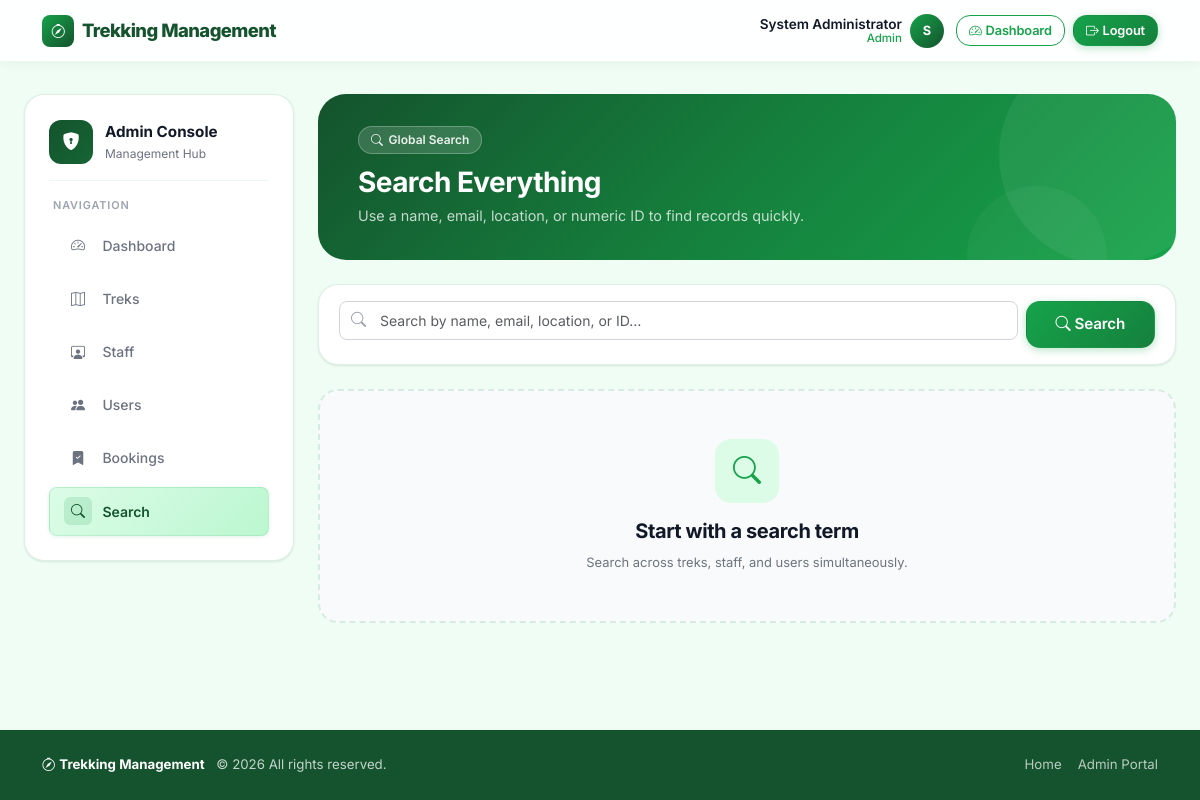
Page /admin/search (signed in) on the committed database.
### trekking_app/models.py (models this page shows, shortened)
class User(UserMixin, db.Model):
    __tablename__ = "users"
    id = db.Column(db.Integer, primary_key=True)
    full_name = db.Column(db.String(120), nullable=False)
    email = db.Column(db.String(255), unique=True, nullable=False, index=True)
    phone = db.Column(db.String(20), nullable=False)
    password_hash = db.Column(db.String(255), nullable=False)
    role = db.Column(db.String(20), nullable=False, default="user")
    approval_status = db.Column(db.String(20), nullable=False, default="approved")
    is_account_active = db.Column(db.Boolean, nullable=False, default=True)
    is_blacklisted = db.Column(db.Boolean, nullable=False, default=False)
    created_at = db.Column(db.DateTime, nullable=False, default=datetime.utcnow)
    updated_at = db.Column(
        db.DateTime,
        nullable=False,
        default=datetime.utcnow,
        onupdate=datetime.utcnow,
    )
    assigned_treks = db.relationship(
        "Trek",
        back_populates="assigned_staff",
        foreign_keys="Trek.assigned_staff_id",
        lazy="selectin",
    )
    bookings = db.relationship("Booking", back_populates="user", lazy="selectin")
    @property
    def is_staff_member(self):
        return self.role == "staff"

### trekking_app/admin/routes.py (the view, shortened to what this page needs)
@admin_bp.route("/search")
@role_required("admin")
def search():
    search_term = request.args.get("q", "").strip()
    staff_results = []
    user_results = []
    trek_results = []
    return render_template(
        "admin/search.html",
        current_section="search",
        search_term=search_term,
        staff_results=staff_results,
        user_results=user_results,
        trek_results=trek_results,
    )

### trekking_app/auth/forms.py
class LogoutForm(FlaskForm):
    submit = SubmitField("Logout")

### trekking_app/__init__.py (called while the page is built)
def register_context_processors(app):
    @app.context_processor
    def inject_layout_helpers():
        from trekking_app.auth.forms import LogoutForm
        def trek_status_badge(status):
            mapping = {
                "open": "text-bg-success",
                "started": "text-bg-warning",
                "completed": "text-bg-secondary",
                "closed": "text-bg-light border",
                "archived": "text-bg-danger",
            }
            return mapping.get(status, "text-bg-light border")
        return {
            "logout_form": LogoutForm(),
            "get_dashboard_endpoint": get_dashboard_endpoint,
            "current_year": datetime.utcnow().year,
            "trek_status_badge": trek_status_badge,
        }

@login_manager.user_loader
def load_user(user_id):
    return db.session.get(User, int(user_id))

### trekking_app/templates/admin/search.html (shortened to what this page needs)
{% extends "admin/layout.html" %}
{% block admin_content %}
<div class="page-header mb-4">
  <div style="position:relative;z-index:1;">
    <div class="page-header-tag"><i class="bi bi-search"></i> Global Search</div>
    <h2 class="h3 fw-bold mb-1">Search Everything</h2>
    <p class="page-header-subtitle mb-0">Use a name, email, location, or numeric ID to find records quickly.</p>
  </div>
</div>
<div class="search-bar mb-4">
  <form method="get" class="row g-2">
    <div class="col-md-10">
      <div class="input-group-icon">
        <input class="form-control form-control-lg" style="padding-left:2.5rem;" type="text" name="q" value="{{ search_term }}" placeholder="Search by name, email, location, or ID…">
      </div>
    </div>
    <div class="col-md-2">
      <button class="btn btn-success btn-lg w-100" type="submit"><i class="bi bi-search me-1"></i>Search</button>
    </div>
  </form>
</div>
{% if search_term %}
  <div class="row g-4">
    <div class="col-lg-4">
      <div class="dashboard-card p-4 h-100">
        <div class="section-title"><i class="bi bi-map"></i> Treks <span class="badge bg-light text-dark border ms-1">{{ trek_results|length }}</span></div>
        {% if trek_results %}
          <div class="d-grid gap-3">
            {% for trek in trek_results %}
            <div class="d-flex align-items-center gap-2" style="padding:0.5rem 0;{% if not loop.last %}border-bottom:1px solid var(--border-light);{% endif %}">
              <div style="width:34px;height:34px;background:var(--clr-primary-light);border-radius:8px;display:flex;align-items:center;justify-content:center;flex-shrink:0;color:var(--clr-primary-dark);">
                <i class="bi bi-compass" style="font-size:0.9rem;"></i>
              </div>
              <div>
                <div class="fw-semibold small">{{ trek.name }}</div>
                <div class="text-secondary" style="font-size:0.75rem;"><i class="bi bi-geo-alt me-1"></i>{{ trek.location }} · #{{ trek.id }}</div>
              </div>
            </div>
            {% endfor %}
          </div>
        {% else %}
          <p class="text-secondary small mb-0">No matching treks.</p>
        {% endif %}
      </div>
    </div>
    <div class="col-lg-4">
      <div class="dashboard-card p-4 h-100">
        <div class="section-title"><i class="bi bi-person-workspace"></i> Staff <span class="badge bg-light text-dark border ms-1">{{ staff_results|length }}</span></div>
        {% if staff_results %}
          <div class="d-grid gap-3">
            {% for s in staff_results %}
            <div class="d-flex align-items-center gap-2" style="padding:0.5rem 0;{% if not loop.last %}border-bottom:1px solid var(--border-light);{% endif %}">
              <div style="width:34px;height:34px;background:linear-gradient(135deg,var(--clr-primary),var(--clr-primary-darker));border-radius:50%;display:flex;align-items:center;justify-content:center;color:#fff;font-weight:700;font-size:0.75rem;flex-shrink:0;">
                {{ s.full_name[0].upper() }}
              </div>
              <div>
                <div class="fw-semibold small">{{ s.full_name }}</div>
                <div class="text-secondary" style="font-size:0.75rem;">{{ s.email }} · #{{ s.id }}</div>
              </div>
            </div>
            {% endfor %}
          </div>
        {% else %}
          <p class="text-secondary small mb-0">No matching staff.</p>
        {% endif %}
      </div>
    </div>
    <div class="col-lg-4">
      <div class="dashboard-card p-4 h-100">
        <div class="section-title"><i class="bi bi-people-fill"></i> Users <span class="badge bg-light text-dark border ms-1">{{ user_results|length }}</span></div>
        {% if user_results %}
          <div class="d-grid gap-3">
            {% for u in user_results %}
            <div class="d-flex align-items-center gap-2" style="padding:0.5rem 0;{% if not loop.last %}border-bottom:1px solid var(--border-light);{% endif %}">
              <div style="width:34px;height:34px;background:linear-gradient(135deg,var(--clr-primary),var(--clr-primary-darker));border-radius:50%;display:flex;align-items:center;justify-content:center;color:#fff;font-weight:700;font-size:0.75rem;flex-shrink:0;">
                {{ u.full_name[0].upper() }}
              </div>
              <div>
                <div class="fw-semibold small">{{ u.full_name }}</div>
                <div class="text-secondary" style="font-size:0.75rem;">{{ u.email }} · #{{ u.id }}</div>
              </div>
            </div>
            {% endfor %}
          </div>
        {% else %}
          <p class="text-secondary small mb-0">No matching users.</p>
        {% endif %}
      </div>
    </div>
  </div>
{% else %}
  <div class="empty-state">
    <div class="empty-state-icon"><i class="bi bi-search"></i></div>
    <h5 class="fw-bold mb-2">Start with a search term</h5>
    <p class="text-secondary small mb-0">Search across treks, staff, and users simultaneously.</p>
  </div>
{% endif %}
{% endblock %}

### trekking_app/templates/base.html (shortened to what this page needs)
<!DOCTYPE html>
<html lang="en">
<head>
  <link rel="stylesheet" href="https://cdn.jsdelivr.net/npm/bootstrap@5.3.2/dist/css/bootstrap.min.css">
  <link rel="stylesheet" href="https://cdn.jsdelivr.net/npm/bootstrap-icons@1.11.3/font/bootstrap-icons.min.css">
  <link rel="stylesheet" href="{{ url_for('static', filename='css/app.css') }}">
</head>
<body>
<nav class="navbar navbar-expand-md">
  <div class="container-xl">
    <a class="navbar-brand" href="{{ url_for('main.home') }}">
      <span class="brand-icon"><i class="bi bi-compass"></i></span>
      Trekking Management
    </a>
    <div class="collapse navbar-collapse" id="mainNav">
      <div class="ms-auto d-flex align-items-center gap-2">
        {% if current_user.is_authenticated %}
          <div class="d-none d-md-flex align-items-center gap-2 me-1">
            <div class="navbar-user-info">
              <div class="user-name">{{ current_user.full_name }}</div>
              <div class="user-role">{{ current_user.role | title }}</div>
            </div>
            <div class="navbar-avatar">{{ current_user.full_name[0].upper() }}</div>
          </div>
          {% if current_user.role == 'admin' %}
            <a class="btn btn-outline-success btn-sm" href="{{ url_for('admin.dashboard') }}">
              <i class="bi bi-speedometer2 me-1"></i>Dashboard
            </a>
          {% elif current_user.role == 'staff' %}
            <a class="btn btn-outline-success btn-sm" href="{{ url_for('staff.dashboard') }}">
              <i class="bi bi-grid me-1"></i>Dashboard
            </a>
          {% else %}
            <a class="btn btn-outline-success btn-sm" href="{{ url_for('trekker.dashboard') }}">
              <i class="bi bi-grid me-1"></i>Dashboard
            </a>
          {% endif %}
          <form method="post" action="{{ url_for('auth.logout') }}" class="d-inline m-0">
            <button type="submit" class="btn btn-success btn-sm">
              <i class="bi bi-box-arrow-right me-1"></i>Logout
            </button>
          </form>
        {% else %}
          <a class="btn btn-outline-success btn-sm" href="{{ url_for('auth.login') }}">Login</a>
          <a class="btn btn-success btn-sm" href="{{ url_for('auth.register') }}">
            <i class="bi bi-person-plus me-1"></i>Register
          </a>
        {% endif %}
      </div>
    </div>
  </div>
</nav>
<main>
  <div class="content-wrapper">
    {% block content %}{% endblock %}
  </div>
</main>
<footer class="site-footer">
  <div class="container-xl">
    <div class="d-flex flex-column flex-md-row align-items-center justify-content-between gap-3">
      <div>
        <span class="footer-brand"><i class="bi bi-compass me-1"></i>Trekking Management</span>
        <span class="ms-2">© {{ current_year }} All rights reserved.</span>
      </div>
      <div class="d-flex gap-3">
        <a href="{{ url_for('main.home') }}">Home</a>
        {% if current_user.is_authenticated %}
          {% if current_user.role == 'admin' %}
            <a href="{{ url_for('admin.dashboard') }}">Admin Portal</a>
          {% elif current_user.role == 'staff' %}
            <a href="{{ url_for('staff.dashboard') }}">Staff Portal</a>
          {% else %}
            <a href="{{ url_for('trekker.browse_treks') }}">Browse Treks</a>
          {% endif %}
        {% else %}
          <a href="{{ url_for('auth.login') }}">Login</a>
          <a href="{{ url_for('auth.register') }}">Register</a>
        {% endif %}
      </div>
    </div>
  </div>
</footer>
</body>
</html>

### rows in the picture
User: full_name "System Administrator", role "Admin", full_name "S"
